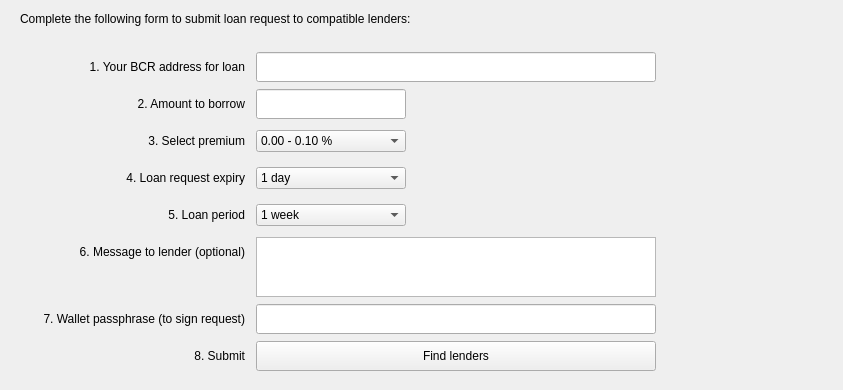
<?xml version="1.0" encoding="UTF-8"?>
<ui version="4.0">
 <class>P2PPage</class>
 <widget class="QWidget" name="P2PPage">
  <property name="geometry">
   <rect>
    <x>0</x>
    <y>0</y>
    <width>843</width>
    <height>390</height>
   </rect>
  </property>
  <property name="maximumSize">
   <size>
    <width>16777215</width>
    <height>390</height>
   </size>
  </property>
  <property name="windowTitle">
   <string>Form</string>
  </property>
  <property name="styleSheet">
   <string notr="true"/>
  </property>
  <widget class="QWidget" name="gridLayoutWidget_2">
   <property name="geometry">
    <rect>
     <x>0</x>
     <y>48</y>
     <width>661</width>
     <height>327</height>
    </rect>
   </property>
   <layout class="QGridLayout" name="gridLayout_2">
    <property name="verticalSpacing">
     <number>3</number>
    </property>
    <item row="4" column="0">
     <widget class="QLabel" name="label_period_2">
      <property name="minimumSize">
       <size>
        <width>240</width>
        <height>30</height>
       </size>
      </property>
      <property name="maximumSize">
       <size>
        <width>240</width>
        <height>30</height>
       </size>
      </property>
      <property name="text">
       <string>&lt;html&gt;&lt;head/&gt;&lt;body&gt;&lt;p align=&quot;right&quot;&gt;5. Loan period&lt;/p&gt;&lt;/body&gt;&lt;/html&gt;</string>
      </property>
     </widget>
    </item>
    <item row="5" column="0" alignment="Qt::AlignTop">
     <widget class="QLabel" name="label_msg_2">
      <property name="minimumSize">
       <size>
        <width>240</width>
        <height>30</height>
       </size>
      </property>
      <property name="maximumSize">
       <size>
        <width>240</width>
        <height>30</height>
       </size>
      </property>
      <property name="text">
       <string>&lt;html&gt;&lt;head/&gt;&lt;body&gt;&lt;p align=&quot;right&quot;&gt;6. Message to lender (optional)&lt;/p&gt;&lt;/body&gt;&lt;/html&gt;</string>
      </property>
     </widget>
    </item>
    <item row="1" column="0">
     <widget class="QLabel" name="label_amount_2">
      <property name="minimumSize">
       <size>
        <width>240</width>
        <height>30</height>
       </size>
      </property>
      <property name="maximumSize">
       <size>
        <width>240</width>
        <height>30</height>
       </size>
      </property>
      <property name="text">
       <string>&lt;html&gt;&lt;head/&gt;&lt;body&gt;&lt;p align=&quot;right&quot;&gt;2. Amount to borrow&lt;/p&gt;&lt;/body&gt;&lt;/html&gt;</string>
      </property>
     </widget>
    </item>
    <item row="7" column="1">
     <widget class="QPushButton" name="bSubmit">
      <property name="minimumSize">
       <size>
        <width>0</width>
        <height>30</height>
       </size>
      </property>
      <property name="text">
       <string>Find lenders</string>
      </property>
     </widget>
    </item>
    <item row="0" column="1">
     <widget class="QLineEdit" name="le_address_2">
      <property name="minimumSize">
       <size>
        <width>400</width>
        <height>30</height>
       </size>
      </property>
      <property name="maximumSize">
       <size>
        <width>400</width>
        <height>30</height>
       </size>
      </property>
     </widget>
    </item>
    <item row="2" column="1">
     <widget class="QComboBox" name="cb_premium">
      <property name="maximumSize">
       <size>
        <width>150</width>
        <height>16777215</height>
       </size>
      </property>
      <item>
       <property name="text">
        <string>0.00 - 0.10 %</string>
       </property>
      </item>
      <item>
       <property name="text">
        <string>0.10 - 0.50 %</string>
       </property>
      </item>
      <item>
       <property name="text">
        <string>0.50 - 1.00 %</string>
       </property>
      </item>
      <item>
       <property name="text">
        <string>1.00 - 5.00n %</string>
       </property>
      </item>
      <item>
       <property name="text">
        <string>&gt; 5.00 %</string>
       </property>
      </item>
     </widget>
    </item>
    <item row="2" column="0">
     <widget class="QLabel" name="label_premium_2">
      <property name="minimumSize">
       <size>
        <width>240</width>
        <height>30</height>
       </size>
      </property>
      <property name="maximumSize">
       <size>
        <width>240</width>
        <height>30</height>
       </size>
      </property>
      <property name="text">
       <string>&lt;html&gt;&lt;head/&gt;&lt;body&gt;&lt;p align=&quot;right&quot;&gt;3. Select premium&lt;/p&gt;&lt;/body&gt;&lt;/html&gt;</string>
      </property>
     </widget>
    </item>
    <item row="0" column="0">
     <widget class="QLabel" name="label_address_2">
      <property name="minimumSize">
       <size>
        <width>240</width>
        <height>30</height>
       </size>
      </property>
      <property name="maximumSize">
       <size>
        <width>240</width>
        <height>30</height>
       </size>
      </property>
      <property name="text">
       <string>&lt;html&gt;&lt;head/&gt;&lt;body&gt;&lt;p align=&quot;right&quot;&gt;1. Your BCR address for loan&lt;/p&gt;&lt;/body&gt;&lt;/html&gt;</string>
      </property>
     </widget>
    </item>
    <item row="3" column="0">
     <widget class="QLabel" name="label_expiry_2">
      <property name="minimumSize">
       <size>
        <width>240</width>
        <height>30</height>
       </size>
      </property>
      <property name="maximumSize">
       <size>
        <width>240</width>
        <height>30</height>
       </size>
      </property>
      <property name="text">
       <string>&lt;html&gt;&lt;head/&gt;&lt;body&gt;&lt;p align=&quot;right&quot;&gt;4. Loan request expiry&lt;/p&gt;&lt;/body&gt;&lt;/html&gt;</string>
      </property>
     </widget>
    </item>
    <item row="1" column="1">
     <widget class="QLineEdit" name="le_amount_2">
      <property name="minimumSize">
       <size>
        <width>150</width>
        <height>30</height>
       </size>
      </property>
      <property name="maximumSize">
       <size>
        <width>150</width>
        <height>30</height>
       </size>
      </property>
     </widget>
    </item>
    <item row="4" column="1">
     <widget class="QComboBox" name="cb_expiry_2">
      <property name="maximumSize">
       <size>
        <width>150</width>
        <height>16777215</height>
       </size>
      </property>
      <item>
       <property name="text">
        <string>1 week</string>
       </property>
      </item>
      <item>
       <property name="text">
        <string>1 month</string>
       </property>
      </item>
      <item>
       <property name="text">
        <string>6 months</string>
       </property>
      </item>
      <item>
       <property name="text">
        <string>1 year</string>
       </property>
      </item>
     </widget>
    </item>
    <item row="3" column="1">
     <widget class="QComboBox" name="cb_expiry">
      <property name="maximumSize">
       <size>
        <width>150</width>
        <height>16777215</height>
       </size>
      </property>
      <item>
       <property name="text">
        <string>1 day</string>
       </property>
      </item>
      <item>
       <property name="text">
        <string>1 week</string>
       </property>
      </item>
      <item>
       <property name="text">
        <string>1 month</string>
       </property>
      </item>
     </widget>
    </item>
    <item row="5" column="1">
     <widget class="QTextEdit" name="textEdit">
      <property name="minimumSize">
       <size>
        <width>400</width>
        <height>60</height>
       </size>
      </property>
      <property name="maximumSize">
       <size>
        <width>400</width>
        <height>60</height>
       </size>
      </property>
     </widget>
    </item>
    <item row="6" column="0">
     <widget class="QLabel" name="label_pwd">
      <property name="minimumSize">
       <size>
        <width>240</width>
        <height>30</height>
       </size>
      </property>
      <property name="maximumSize">
       <size>
        <width>220</width>
        <height>30</height>
       </size>
      </property>
      <property name="text">
       <string>&lt;html&gt;&lt;head/&gt;&lt;body&gt;&lt;p align=&quot;right&quot;&gt;7. Wallet passphrase (to sign request)&lt;/p&gt;&lt;/body&gt;&lt;/html&gt;</string>
      </property>
     </widget>
    </item>
    <item row="6" column="1">
     <widget class="QLineEdit" name="le_pwd">
      <property name="minimumSize">
       <size>
        <width>400</width>
        <height>30</height>
       </size>
      </property>
      <property name="maximumSize">
       <size>
        <width>400</width>
        <height>30</height>
       </size>
      </property>
      <property name="echoMode">
       <enum>QLineEdit::Password</enum>
      </property>
     </widget>
    </item>
    <item row="7" column="0">
     <widget class="QLabel" name="label_sub">
      <property name="minimumSize">
       <size>
        <width>240</width>
        <height>30</height>
       </size>
      </property>
      <property name="maximumSize">
       <size>
        <width>220</width>
        <height>30</height>
       </size>
      </property>
      <property name="text">
       <string>&lt;html&gt;&lt;head/&gt;&lt;body&gt;&lt;p align=&quot;right&quot;&gt;8. Submit&lt;/p&gt;&lt;/body&gt;&lt;/html&gt;</string>
      </property>
     </widget>
    </item>
   </layout>
  </widget>
  <widget class="QLabel" name="label">
   <property name="geometry">
    <rect>
     <x>20</x>
     <y>10</y>
     <width>491</width>
     <height>17</height>
    </rect>
   </property>
   <property name="text">
    <string>Complete the following form to submit loan request to compatible lenders:</string>
   </property>
  </widget>
 </widget>
 <resources/>
 <connections/>
</ui>
